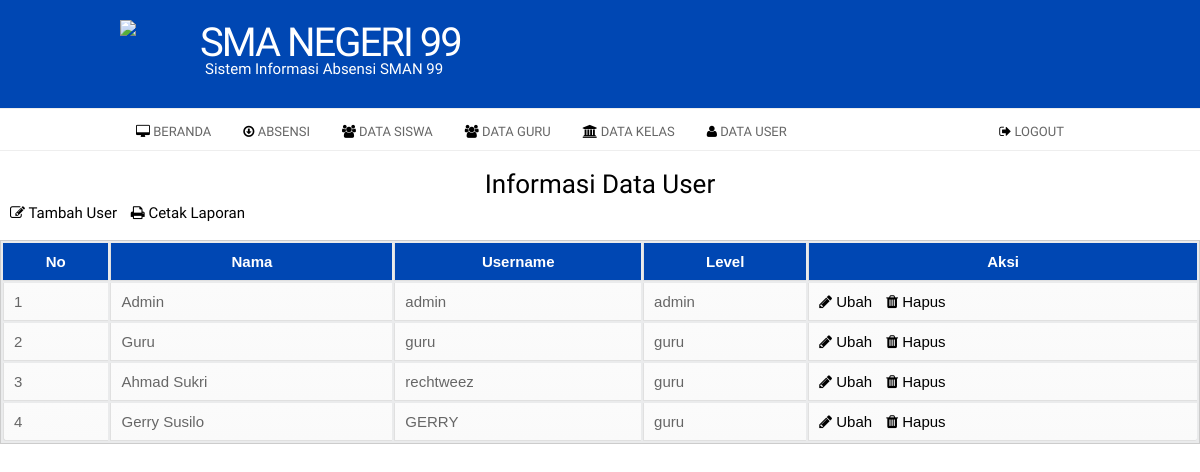
The page /index.php?page=user (signed in) on the database as committed earlier.
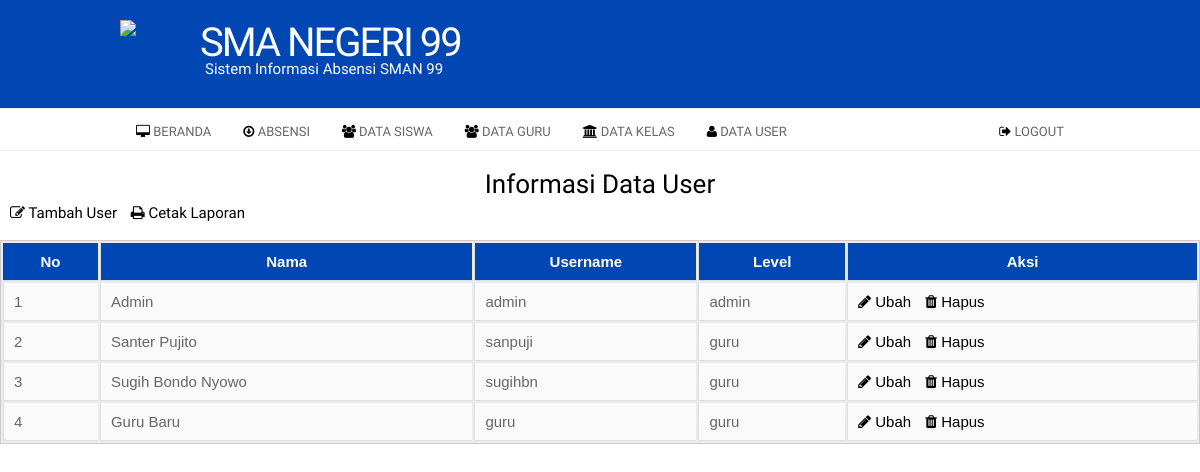
The same page on the database as committed later.
### tables this page shows
CREATE TABLE `user` (
  `id` int(11) NOT NULL,
  `nama` varchar(255) NOT NULL,
  `username` varchar(255) NOT NULL,
  `password` varchar(255) NOT NULL,
  `level` varchar(255) NOT NULL
);

### page/admin/user/user.php (the view, shortened to what this page needs)
<h2 align="center">Informasi Data User</h2>
<a class="tambah" href="?page=user&aksi=tambah"><i class="fa fa-edit fa"></i> Tambah User</a>
<a class="cetak" href="./laporan/laporan_user.php"><i class="fa fa-print fa"></i> Cetak Laporan</a>
<link rel="stylesheet" type="text/css" href="assets/css/tabel.css">
<div align="center"><br>
                            <table>
                                    <thead>
                                        <tr>
                                            <th>No</th>
                                            <th>Nama</th>
                                            <th>Username</th>
                                            <th>Level</th>
                                            <th>Aksi</th>
                                        </tr>
                                    </thead>
                                    <tbody>
                                        <?php
                                            $no = 1;
                                            $sql = $koneksi->query("select * from user");
                                            while ($data = $sql->fetch_assoc()) {
                                        ?>
                                        <tr>
                                            <td><?php echo $no++; ?></td>
                                            <td><?php echo $data['nama'];?></td>
                                            <td><?php echo $data['username'];?></td>
                                            <td><?php echo $data['level'];?></td>
                                            <td>
                                                <a href="?page=user&aksi=ubah&id=<?php echo $data['id']; ?>"><i class="fa fa-pencil fa"></i> Ubah</a>
                                                <a onclick="return confirm('Anda Yakin Ingin Menghapus User Ini ?')" href="?page=user&aksi=hapus&id=<?php echo $data['id']; ?>"><i class="fa fa-trash fa" style="margin-left: 10px;"></i> Hapus</a>
                                            </td>
                                        </tr>
                                        <?php } ?>
                                    </tbody>
                                </table>
                              </div>
                     </div>

### index.php (shortened to what this page needs)
<?php
    $koneksi = new mysqli("localhost","root","","db_sekolah");
?>
<!DOCTYPE html>
<html xmlns="http://www.w3.org/1999/xhtml">
<head>
    <link href="assets/css/style.css" rel="stylesheet">
    <link href="assets/css/custom.css" rel="stylesheet">
    <link href="assets/css/font-awesome.css" rel="stylesheet">
</head>
<body>
<?php
    include './include/headeradmin.php'
?>
    <nav>
    <div class="width">
      <ul>
          <li>
            <a href="?page=admin"><i class="fa fa-desktop fa"></i> Beranda</a>
          </li>
          <li>
            <a href="?page=guru&aksi=tambah"><i class="fa fa-arrow-circle-o-down fa"></i> Absensi</a>
          </li>
          <li>
            <a href="?page=siswa"><i class="fa fa-group fa"></i> Data Siswa</a>
          </li>
          <li>
            <a href="?page=guru"><i class="fa fa-group fa"></i> Data Guru</a>
          </li>
          <li>
            <a href="?page=kelas"><i class="fa fa-bank fa"></i> Data Kelas</a>
          </li>
          <li>
            <a href="?page=user"><i class="fa fa-user fa"></i> Data User</a>
          </li>
          <li class="login" style="float: right;"><a href="logout.php"><i class="fa fa-sign-out fa"></i> Logout</a></li>
      </ul>
    </div>
  </nav><br>
        <?php
                        $page = $_GET['page'];
                        $aksi = $_GET['aksi'];
                        if ($page == "siswa") {
                             if ($aksi == "") {
                                include "page/admin/siswa/siswa.php";
                            }elseif ($aksi == "tambah") {
                                include "page/admin/siswa/tambah.php";
                            }elseif ($aksi == "ubah") {
                                include "page/admin/siswa/ubah.php";
                            }elseif ($aksi == "hapus") {
                                include "page/admin/siswa/hapus.php";
                            }
                        }elseif ($page == "user") {
                            if ($aksi == "") {
                                include "page/admin/user/user.php";
                            }elseif ($aksi == "tambah") {
                                include "page/admin/user/tambah.php";
                            }elseif ($aksi == "ubah") {
                                include "page/admin/user/ubah.php";
                            }elseif ($aksi == "hapus") {
                                include "page/admin/user/hapus.php";
                            }
                        }
                     ?>
</body>
</html>

### include/headeradmin.php
<div id="container">
  <header>
    <div class="width">
      <img class="logo" src="image/tutwur.png">
      <h1><a href="?page=admin">SMA <span>NEGERI</span> 99</a></h1>
      <h2>Sistem Informasi Absensi SMAN 99</h2>
    </div>
  </header>

### assets/css/style.css (style rules this page uses)
* { box-sizing: border-box; }
body { font-family: 'arial'; padding: 10px; }
h1 { color: #fff; }

### assets/css/custom.css (style rules this page uses)
body { background: #fff; margin:0; padding:0; font-family: 'Pontano Sans', Arial, Helvetica, sans-serif; font-size: 15px; color: #666; }
* { margin:0; padding:0; }
table { width: 100%; text-align: left; }
th, td { padding: 10px 10px; }
th { color: #666; background: #ccc none repeat-x scroll left top; }
td { border-bottom: 1px solid #ccc; }
a { color: #000; }
h1 { color: #000; font-size: 35px; font-family: 'Pontano Sans', Arial, sans-serif; }
h2 { color: #000; font-size: 26px; letter-spacing: 0px; font-weight: normal; padding: 0 0 5px; margin: 0; font-family: 'Pontano Sans', Arial, sans-serif; }
ul, ol { margin: 0 0 35px 35px; }
li { padding-bottom: 5px; }
.width { width: 960px; margin: 0 auto; }
#container { background-color: #fff; }
header { padding: 20px 2px; background: #0047b3; margin: 0 auto; text-align:left; }
.logo { margin-bottom: 20px; width: 70px; float: left; }
header h1 a, header h1 a:hover { color: #fff; font-size: 40px; font-weight: normal; letter-spacing: -2px; line-height:45px; text-decoration: none; text-transform: uppercase; margin-left: 10px; }
header h1 a span { color: #fff; }
header h2 { color: #fff; font-size: 15px; position: relative; top: -5px; letter-spacing: 0; margin-left: 85px; }
nav { border-top: 1px solid #eee; border-bottom: 1px solid #eee; padding: 2px 0; height: 43px; }
nav ul { list-style: none; padding: 0; margin: 0; }
nav ul li { float: left; display: block; padding: 0; }
nav ul li a { color: #666; display: block; font-family: 'Pontano Sans',Arial,sans-serif; font-size: 13px; letter-spacing: 0; margin: 0; padding: 13px 16px; text-decoration: none; text-transform: uppercase; }

### assets/css/tabel.css (style rules this page uses)
table { font-family: Arial, Helvetica; background: #eaebec; border: 1px solid #ccc; width: 100%; }
table th { color: white; padding: 10px; border-left: 1px solid #e0e0e0; border-bottom: 1px solid #e0e0e0; background: #0047b3; }
table th:first-child { border-left: none; }
table tr { text-align: center; padding-left: 20px; }
table td { text-align: left; padding: 10px; width: border-top: 1px solid #ffffff; border-bottom: 1px solid #e0e0e0; border-left: 1px solid #e0e0e0; background: #fafafa; background: -webkit-gradient(linear, left top, left bottom, from(#fbfbfb), to(#fafafa)); background: -moz-linear-gradient(top, #fbfbfb, #fafafa); }
table tr:last-child td:first-child { -moz-border-radius-bottom-left: 3px; -webkit-border-bottom-left-radius: 3px; border-bottom-left-radius: 3px; }
table tr:last-child td:last-child { -moz-border-radius-bottom-right: 3px; -webkit-border-bottom-right-radius: 3px; border-bottom-right-radius: 3px; }

### page/admin/user/user.php (style rules this page uses)
a { text-decoration: none; }
.tambah { text-decoration: none; margin-left: 10px; }
.cetak { text-decoration: none; margin-left: 10px; }

Rows that differ between the two databases and show on the page:
removed user: nama "Guru", username "guru", level "guru"
removed user: nama "Ahmad Sukri", username "rechtweez", level "guru"
removed user: nama "Gerry Susilo", username "GERRY", level "guru"
added user: nama "Santer Pujito", username "sanpuji", level "guru"
added user: nama "Sugih Bondo Nyowo", username "sugihbn", level "guru"
added user: nama "Guru Baru", username "guru", level "guru"
